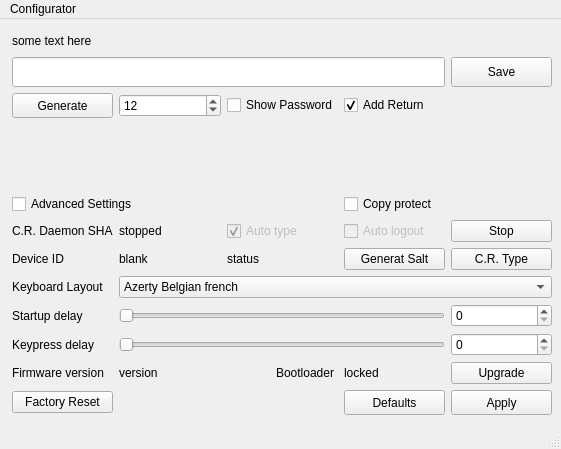
<?xml version="1.0" encoding="UTF-8"?>
<ui version="4.0">
 <class>MainWindow</class>
 <widget class="QMainWindow" name="MainWindow">
  <property name="geometry">
   <rect>
    <x>0</x>
    <y>0</y>
    <width>561</width>
    <height>449</height>
   </rect>
  </property>
  <property name="sizePolicy">
   <sizepolicy hsizetype="Preferred" vsizetype="Fixed">
    <horstretch>0</horstretch>
    <verstretch>0</verstretch>
   </sizepolicy>
  </property>
  <property name="minimumSize">
   <size>
    <width>0</width>
    <height>370</height>
   </size>
  </property>
  <property name="windowTitle">
   <string>AnyKey configurator</string>
  </property>
  <widget class="QWidget" name="centralwidget">
   <layout class="QGridLayout" name="gridLayout">
    <property name="leftMargin">
     <number>12</number>
    </property>
    <property name="topMargin">
     <number>12</number>
    </property>
    <property name="bottomMargin">
     <number>12</number>
    </property>
    <item row="1" column="0">
     <layout class="QGridLayout" name="gridLayoutSettings">
      <property name="topMargin">
       <number>0</number>
      </property>
      <item row="3" column="0" colspan="5">
       <spacer name="verticalSpacer">
        <property name="orientation">
         <enum>Qt::Vertical</enum>
        </property>
        <property name="sizeHint" stdset="0">
         <size>
          <width>20</width>
          <height>40</height>
         </size>
        </property>
       </spacer>
      </item>
      <item row="1" column="0" colspan="4">
       <widget class="QLineEdit" name="passwordEdit">
        <property name="sizePolicy">
         <sizepolicy hsizetype="Expanding" vsizetype="Preferred">
          <horstretch>0</horstretch>
          <verstretch>0</verstretch>
         </sizepolicy>
        </property>
        <property name="minimumSize">
         <size>
          <width>0</width>
          <height>25</height>
         </size>
        </property>
        <property name="inputMethodHints">
         <set>Qt::ImhNone</set>
        </property>
        <property name="maxLength">
         <number>100</number>
        </property>
       </widget>
      </item>
      <item row="8" column="0">
       <widget class="QLabel" name="labelStartDelay">
        <property name="text">
         <string>Startup delay</string>
        </property>
       </widget>
      </item>
      <item row="6" column="1">
       <widget class="QLabel" name="deviceId">
        <property name="text">
         <string>blank</string>
        </property>
       </widget>
      </item>
      <item row="5" column="1">
       <widget class="QLabel" name="daemonStatusLabel">
        <property name="text">
         <string>stopped</string>
        </property>
       </widget>
      </item>
      <item row="8" column="4">
       <widget class="QSpinBox" name="startupDelaySpin"/>
      </item>
      <item row="7" column="0">
       <widget class="QLabel" name="labelLayout">
        <property name="text">
         <string>Keyboard Layout</string>
        </property>
       </widget>
      </item>
      <item row="5" column="0">
       <widget class="QLabel" name="daemonLabel">
        <property name="text">
         <string>C.R. Daemon SHA</string>
        </property>
       </widget>
      </item>
      <item row="8" column="1" colspan="3">
       <widget class="QSlider" name="startupDelaySlider">
        <property name="orientation">
         <enum>Qt::Horizontal</enum>
        </property>
       </widget>
      </item>
      <item row="11" column="0">
       <widget class="QPushButton" name="formatEepromButton">
        <property name="text">
         <string>Factory Reset</string>
        </property>
       </widget>
      </item>
      <item row="10" column="1">
       <widget class="QLabel" name="firmwareVersion">
        <property name="text">
         <string>version</string>
        </property>
       </widget>
      </item>
      <item row="7" column="1" colspan="4">
       <widget class="QComboBox" name="keyboardLayoutBox">
        <property name="sizePolicy">
         <sizepolicy hsizetype="Preferred" vsizetype="Preferred">
          <horstretch>0</horstretch>
          <verstretch>0</verstretch>
         </sizepolicy>
        </property>
        <property name="currentIndex">
         <number>0</number>
        </property>
        <item>
         <property name="text">
          <string>Azerty Belgian french</string>
         </property>
        </item>
        <item>
         <property name="text">
          <string>Azerty French</string>
         </property>
        </item>
        <item>
         <property name="text">
          <string>French Swiss</string>
         </property>
        </item>
        <item>
         <property name="text">
          <string>Qwerty USA English</string>
         </property>
        </item>
        <item>
         <property name="text">
          <string>Qwerty US International</string>
         </property>
        </item>
        <item>
         <property name="text">
          <string>Qwerty UK</string>
         </property>
        </item>
        <item>
         <property name="text">
          <string>Spanish Latin America</string>
         </property>
        </item>
        <item>
         <property name="text">
          <string>German</string>
         </property>
        </item>
        <item>
         <property name="text">
          <string>German Mac</string>
         </property>
        </item>
        <item>
         <property name="text">
          <string>German Swiss</string>
         </property>
        </item>
        <item>
         <property name="text">
          <string>Canadian French</string>
         </property>
        </item>
        <item>
         <property name="text">
          <string>Canadian Multilingual</string>
         </property>
        </item>
        <item>
         <property name="text">
          <string>Finnish</string>
         </property>
        </item>
        <item>
         <property name="text">
          <string>Danish</string>
         </property>
        </item>
        <item>
         <property name="text">
          <string>Norwegian</string>
         </property>
        </item>
        <item>
         <property name="text">
          <string>Swedish</string>
         </property>
        </item>
        <item>
         <property name="text">
          <string>Spanish</string>
         </property>
        </item>
        <item>
         <property name="text">
          <string>Portugese</string>
         </property>
        </item>
        <item>
         <property name="text">
          <string>Italian</string>
         </property>
        </item>
        <item>
         <property name="text">
          <string>Irish</string>
         </property>
        </item>
        <item>
         <property name="text">
          <string>Icelandic</string>
         </property>
        </item>
        <item>
         <property name="text">
          <string>Portugese Brazilian</string>
         </property>
        </item>
        <item>
         <property name="text">
          <string>Turkish</string>
         </property>
        </item>
        <item>
         <property name="text">
          <string>Hungarian</string>
         </property>
        </item>
        <item>
         <property name="text">
          <string>Czech</string>
         </property>
        </item>
        <item>
         <property name="text">
          <string>Serbian Latin</string>
         </property>
        </item>
       </widget>
      </item>
      <item row="1" column="4">
       <widget class="QPushButton" name="saveButton">
        <property name="sizePolicy">
         <sizepolicy hsizetype="Minimum" vsizetype="Fixed">
          <horstretch>0</horstretch>
          <verstretch>0</verstretch>
         </sizepolicy>
        </property>
        <property name="minimumSize">
         <size>
          <width>0</width>
          <height>30</height>
         </size>
        </property>
        <property name="text">
         <string>Save</string>
        </property>
       </widget>
      </item>
      <item row="2" column="3">
       <widget class="QCheckBox" name="addReturn">
        <property name="text">
         <string>Add Return</string>
        </property>
        <property name="checked">
         <bool>true</bool>
        </property>
       </widget>
      </item>
      <item row="4" column="3">
       <widget class="QCheckBox" name="copyProtectToggle">
        <property name="text">
         <string>Copy protect</string>
        </property>
       </widget>
      </item>
      <item row="11" column="4">
       <widget class="QPushButton" name="applyAdvancedSettingsBtn">
        <property name="sizePolicy">
         <sizepolicy hsizetype="Minimum" vsizetype="Fixed">
          <horstretch>0</horstretch>
          <verstretch>0</verstretch>
         </sizepolicy>
        </property>
        <property name="minimumSize">
         <size>
          <width>0</width>
          <height>25</height>
         </size>
        </property>
        <property name="text">
         <string>Apply</string>
        </property>
       </widget>
      </item>
      <item row="6" column="2">
       <widget class="QLabel" name="saltStatus">
        <property name="text">
         <string>status</string>
        </property>
       </widget>
      </item>
      <item row="10" column="0">
       <widget class="QLabel" name="firmwareVersionLabel">
        <property name="text">
         <string>Firmware version</string>
        </property>
       </widget>
      </item>
      <item row="9" column="1" colspan="3">
       <widget class="QSlider" name="keypressDelaySlider">
        <property name="orientation">
         <enum>Qt::Horizontal</enum>
        </property>
       </widget>
      </item>
      <item row="5" column="2">
       <widget class="QCheckBox" name="daemonAutoType">
        <property name="enabled">
         <bool>false</bool>
        </property>
        <property name="text">
         <string>Auto type</string>
        </property>
        <property name="checked">
         <bool>true</bool>
        </property>
       </widget>
      </item>
      <item row="2" column="2">
       <widget class="QCheckBox" name="showPassword">
        <property name="minimumSize">
         <size>
          <width>0</width>
          <height>0</height>
         </size>
        </property>
        <property name="text">
         <string>Show Password</string>
        </property>
       </widget>
      </item>
      <item row="4" column="0" colspan="2">
       <widget class="QCheckBox" name="advancedSettingsToggle">
        <property name="text">
         <string>Advanced Settings</string>
        </property>
       </widget>
      </item>
      <item row="2" column="0">
       <widget class="QPushButton" name="generateButton">
        <property name="sizePolicy">
         <sizepolicy hsizetype="Minimum" vsizetype="Fixed">
          <horstretch>0</horstretch>
          <verstretch>0</verstretch>
         </sizepolicy>
        </property>
        <property name="minimumSize">
         <size>
          <width>0</width>
          <height>25</height>
         </size>
        </property>
        <property name="text">
         <string>Generate</string>
        </property>
       </widget>
      </item>
      <item row="2" column="1">
       <widget class="QSpinBox" name="generateLength">
        <property name="minimumSize">
         <size>
          <width>0</width>
          <height>21</height>
         </size>
        </property>
        <property name="minimum">
         <number>1</number>
        </property>
        <property name="value">
         <number>12</number>
        </property>
       </widget>
      </item>
      <item row="6" column="3">
       <widget class="QPushButton" name="updateSaltButton">
        <property name="text">
         <string>Generat Salt</string>
        </property>
       </widget>
      </item>
      <item row="6" column="0">
       <widget class="QLabel" name="deviceIdLabel">
        <property name="text">
         <string>Device ID</string>
        </property>
       </widget>
      </item>
      <item row="0" column="0" colspan="5">
       <widget class="QLabel" name="titleLabel">
        <property name="minimumSize">
         <size>
          <width>0</width>
          <height>20</height>
         </size>
        </property>
        <property name="text">
         <string>some text here</string>
        </property>
       </widget>
      </item>
      <item row="10" column="4">
       <widget class="QPushButton" name="upgradeFirmwareButton">
        <property name="text">
         <string>Upgrade</string>
        </property>
       </widget>
      </item>
      <item row="11" column="3">
       <widget class="QPushButton" name="restoreDefaultsBtn">
        <property name="sizePolicy">
         <sizepolicy hsizetype="Minimum" vsizetype="Fixed">
          <horstretch>0</horstretch>
          <verstretch>0</verstretch>
         </sizepolicy>
        </property>
        <property name="minimumSize">
         <size>
          <width>0</width>
          <height>25</height>
         </size>
        </property>
        <property name="text">
         <string>Defaults</string>
        </property>
       </widget>
      </item>
      <item row="10" column="2" alignment="Qt::AlignRight">
       <widget class="QLabel" name="bootloaderLabel">
        <property name="text">
         <string>Bootloader </string>
        </property>
       </widget>
      </item>
      <item row="9" column="4">
       <widget class="QSpinBox" name="keypressDelaySpin"/>
      </item>
      <item row="9" column="0">
       <widget class="QLabel" name="labelKeypressDelay">
        <property name="text">
         <string>Keypress delay</string>
        </property>
       </widget>
      </item>
      <item row="10" column="3">
       <widget class="QLabel" name="bootloaderStatus">
        <property name="text">
         <string>locked</string>
        </property>
       </widget>
      </item>
      <item row="5" column="4">
       <widget class="QPushButton" name="daemonRestartButton">
        <property name="text">
         <string>Stop</string>
        </property>
       </widget>
      </item>
      <item row="5" column="3">
       <widget class="QCheckBox" name="daemonAutoLock">
        <property name="enabled">
         <bool>false</bool>
        </property>
        <property name="text">
         <string>Auto logout</string>
        </property>
       </widget>
      </item>
      <item row="6" column="4">
       <widget class="QPushButton" name="typeButton">
        <property name="text">
         <string>C.R. Type</string>
        </property>
       </widget>
      </item>
     </layout>
    </item>
   </layout>
  </widget>
  <widget class="QMenuBar" name="menubar">
   <property name="geometry">
    <rect>
     <x>0</x>
     <y>0</y>
     <width>561</width>
     <height>22</height>
    </rect>
   </property>
   <widget class="QMenu" name="menuAnyKey">
    <property name="title">
     <string>Configurator</string>
    </property>
    <addaction name="actionOpen"/>
    <addaction name="actionHide"/>
    <addaction name="actionType_password"/>
    <addaction name="actionAbout"/>
    <addaction name="separator"/>
    <addaction name="actionClose"/>
   </widget>
   <addaction name="menuAnyKey"/>
  </widget>
  <widget class="QStatusBar" name="statusbar"/>
  <action name="actionClose">
   <property name="text">
    <string>Quit</string>
   </property>
  </action>
  <action name="actionAbout">
   <property name="text">
    <string>About</string>
   </property>
  </action>
  <action name="actionType_password">
   <property name="text">
    <string>Type password</string>
   </property>
   <property name="shortcut">
    <string>Ctrl+T</string>
   </property>
  </action>
  <action name="actionHide">
   <property name="text">
    <string>Minimize</string>
   </property>
   <property name="shortcut">
    <string>Ctrl+M</string>
   </property>
  </action>
  <action name="actionOpen">
   <property name="text">
    <string>Preferences</string>
   </property>
   <property name="shortcut">
    <string>Ctrl+,</string>
   </property>
  </action>
 </widget>
 <resources/>
 <connections/>
</ui>
